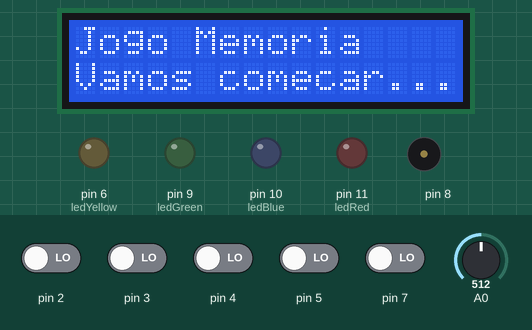
Recording of a sketch running on a simulated Arduino Uno, built with avr-gcc and run on an emulated ATmega328P. Parts: 16×2 character LCD, output pins drawn as LEDs (lit = HIGH), buzzer (waves = sounding). The test bench sets the inputs (shaded band); at power-on: pin 2–5, pin 7 LOW, A0 = 512. Random numbers use the default seed unless the sketch sets one; what the sketch prints to the serial monitor is not drawn.

Above: at 1.1 s.
At 7.5 s:
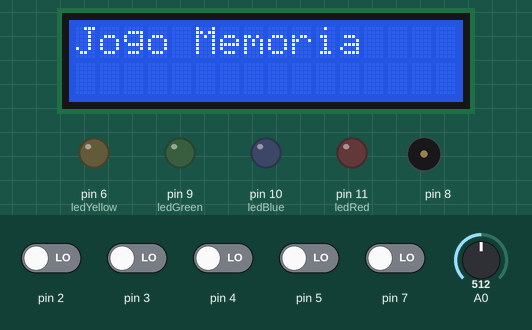
7.6 s: pin 7 driven HIGH
At 8.6 s:
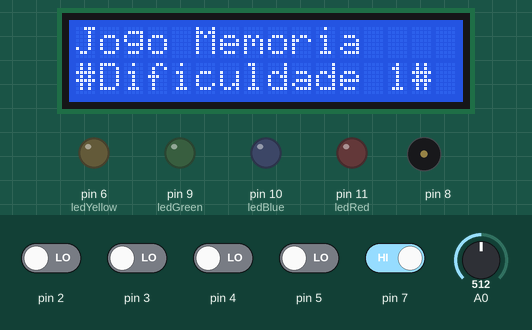
At 14.1 s:
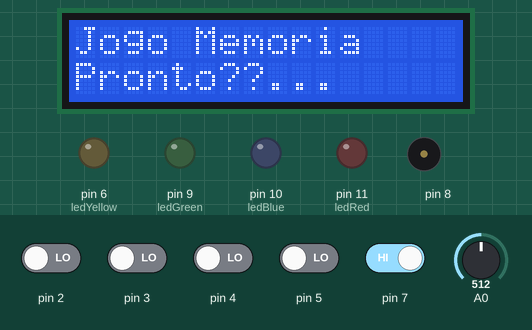
Timing chart, 0 to 33.4 s (numbered marks = the images above; inputs shaded):
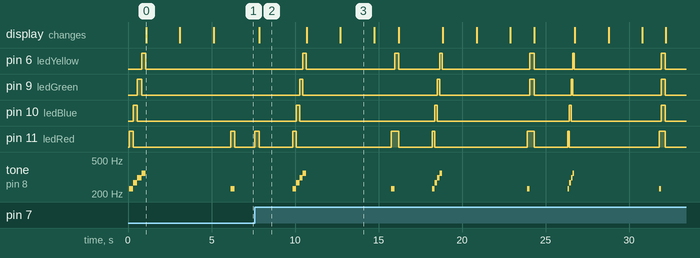

Measured:
- after the input at 7.6 s, pin 6 (ledYellow): LOW → HIGH after 2.9 s, → LOW 0.20 s later, → HIGH 5.3 s later, → LOW 0.25 s later, … (12 changes in this stretch); pin 9 (ledGreen): LOW → HIGH after 2.7 s, → LOW 0.20 s later, → HIGH 8.1 s later, → LOW 0.15 s later, … (10 changes in this stretch)
- what the display in image 0 shows lasts 2.0 s, from 1.1 s to 3.1 s

The sketch:

ProjetoFinal.ino
```cpp
#define NOTA_1  230
#define NOTA_2  270
#define NOTA_3  310
#define NOTA_4  350
#define ledRed	11
#define ledBlue	10
#define ledGreen	9
#define ledYellow	6
#include <LiquidCrystal_I2C.h>
LiquidCrystal_I2C lcd(0x27,16,2);  // set the LCD address to 0x27 for a 16 chars and 2 line display
#include <time.h>

int duracao = 500;
int intervalo = 100;
int pausa = 0;

int buttonRed=0;
int buttonBlue=0;
int buttonGreen=0;
int buttonYellow=0;
int buttonBlack=0; //botão da dificuldade

int lido = 0;
int numClicks = 0; //variável que irá conter o número de vezes que pressionamos um botão
int numTons = 0; //variável que irá conter o número de tons/leds reproduzidos
int nivel = 1; //variável que determina quantos tons/leds irão ser reproduzidos (em sequência)
int dificuldade = 0; ////variável que irá conter o nível de dificuldade

int notas[4] = {NOTA_1, NOTA_2, NOTA_3, NOTA_4};
int desafio[10] = {}; //array que vai conter as notas que ião ser necessárias descobrir


void desligaLeds(){ //apaga os LED's
    digitalWrite(ledYellow,LOW);
  	digitalWrite(ledRed,LOW);
  	digitalWrite(ledBlue,LOW);
  	digitalWrite(ledGreen,LOW);
}

void intro(){//Função para tocar a sequência de notas (ou tons) existentes e acender os leds respetivos - Introdução
    for (int contador = 0; contador < 4; contador++)
  {
    switch (contador) {
      case 0:
      	digitalWrite(ledRed,HIGH);
        break;
      case 1:
      	digitalWrite(ledBlue,HIGH);
        break;
      case 2:
      	digitalWrite(ledGreen,HIGH);
        break;
      case 3:
      	digitalWrite(ledYellow,HIGH);
        break;
      }

    tone(8, notas[contador], duracao); //descomentar para ouvir o som
    pausa = duracao * 0.5;
    delay(pausa);

    desligaLeds();
	  noTone(8);
    }

    lcd.setCursor(0, 0);
  	lcd.print("Jogo Memoria");
  	lcd.setCursor(0, 1);
  	lcd.print("Vamos comecar...");
    delay(2000);
    lcd.setCursor(0, 1);
    lcd.print("Pronto??...          ");
    delay(2000);
    lcd.setCursor(0, 1);
  	lcd.print("                     ");
  	lcd.setBacklight(1);
	  delay(1000);
}

void lcdAcerto(int numero){ //Mostra no LCD o progresso de acertos e mensagens de acertos
	lcd.setCursor(0, 1);

   switch (numero) {
      case 0:
      	lcd.print("                  "); //limpar linha
        break;
      case 1:
      	lcd.print("X");
        break;
      case 2:
      	lcd.print("X X");
        break;
      case 3:
      	lcd.print("X X X");
        break;
      case 4:
      	lcd.print("X X X X");
        break;
     case 5:
      	lcd.print("X X X X X");
        break;
     case 6:
      	lcd.print("X X X X X X");
        break;
     case 7:
      	lcd.print("X X X X X X X");
        break;
     case 8:
      	lcd.print("X X X X X X X X");
        break;
	 case 9: //terminou sequência com sucesso
      	lcd.setCursor(0, 0);
        lcd.print("Boa! Acertaste!!      ");
        lcd.setCursor(0, 1);
        lcd.print("Nivel seguinte...     ");
        delay(2000);
        lcd.setCursor(0, 0);
        lcd.print("Jogo Memoria        ");
        lcd.setCursor(0, 1);
        lcd.print("                   ");
        break;
	case 10: //acertou na sequência mais longa ("VENCE" O JOGO)
      	lcd.setCursor(0, 0);
        lcd.print("PARABENS!           ");
        lcd.setCursor(0, 1);
        lcd.print("GANHASTE!!       ");
        delay(3000);
        break;
      }
}

void lcdErro(){ //função para mostras as mensagens de erro na sequência e informar o utilizador do reinicio do jogo
  lcd.setCursor(0, 0);
  lcd.print("Oh! Falhaste!!     ");
  delay(1500);
  lcd.setCursor(0, 0);
  lcd.print("Vamos tentar        ");
  lcd.setCursor(0, 1);
  lcd.print("de novo!?            ");
  delay(2000);
  lcd.setCursor(0, 0);
  lcd.print("Estas pronto?!      ");
  lcd.setCursor(0, 1);
  lcd.print("Vamos a isto!       ");
  delay(2000);
  lcd.setCursor(0, 0);
  lcd.print("Jogo Memoria        ");
  lcd.setCursor(0, 1);
  lcd.print("Escuta e repete...            ");
}

void mostraDesafio(){ //Função que mostra o conteúdo do array no Serial Monitor (testes)
  for (int contador = 0; contador < 8; contador++)
  {
    Serial.print("[");
    Serial.print(contador);
    Serial.print("]");Serial.print("=>");
    Serial.println(desafio[contador]);
  }
}

void criadesafio(){ //Função para criar o array com "notas" aleatórias
  randomSeed(analogRead(A0));
  for (int contador = 0; contador < 8; contador++)
  {
    desafio[contador]=(random(0, 4));
  }
  mostraDesafio();
}

void  aumentaDificuldade(){ //Função que irá diminuir o tempo de visualização/audição da nota
 if (dificuldade==0){
    digitalWrite(ledRed,HIGH);
   	delay(250);
    digitalWrite(ledRed,LOW);
    lcd.setCursor(0, 1);
    lcd.print("#Dificuldade 1#");
    delay(2000);
 }
 if (dificuldade==1){
    digitalWrite(ledRed,HIGH);
    digitalWrite(ledYellow,HIGH);
   	delay(250);
    digitalWrite(ledRed,LOW);
    digitalWrite(ledYellow,LOW);
    lcd.setCursor(0, 1);
    lcd.print("#Dificuldade 2#");
    delay(2000);
 }
  if (dificuldade==2){
    digitalWrite(ledRed,HIGH);
    digitalWrite(ledYellow,HIGH);
    digitalWrite(ledGreen,HIGH);
   	delay(250);
    digitalWrite(ledRed,LOW);
    digitalWrite(ledYellow,LOW);
    digitalWrite(ledGreen,LOW);
    lcd.setCursor(0, 1);
    lcd.print("#Dificuldade 3#");
    delay(2000);
 }
  if (dificuldade==3){
    digitalWrite(ledRed,HIGH);
    digitalWrite(ledYellow,HIGH);
    digitalWrite(ledGreen,HIGH);
    digitalWrite(ledBlue,HIGH);
   	delay(250);
    digitalWrite(ledRed,LOW);
    digitalWrite(ledYellow,LOW);
    digitalWrite(ledGreen,LOW);
    digitalWrite(ledBlue,LOW);
    lcd.setCursor(0, 1);
    lcd.print("#Dificuldade 4#");
    delay(2000);
 }

 if(dificuldade<4){
  dificuldade++;
  duracao = duracao-100;
 }else{
  dificuldade=0;
  duracao = 500;
  lcd.setCursor(0, 1);
  lcd.print("#Dificuldade 0#");
  delay(2000);
 }

  criadesafio();
  intro();
  Serial.println("######################################");
  numClicks=0;
  lcdAcerto(0); //limpa o "contador" de "acertos"
  numTons=0;
  nivel=1;
  led_nota(desafio[0]);//toca a primeira nota do desafio
}

void led_nota(int nota){//Função para tocar as notas e acender os leds respetivos
    switch (nota) {
      case 0:
      	digitalWrite(ledRed,HIGH);
        break;
      case 1:
      	digitalWrite(ledBlue,HIGH);
        break;
      case 2:
      	digitalWrite(ledGreen,HIGH);
        break;
      case 3:
      	digitalWrite(ledYellow,HIGH);
        break;
      }

    tone(8, notas[nota], duracao); //descomentar para ouvir o som
    pausa = duracao * 0.5;
    delay(pausa);
    noTone(8);
    //delay(intervalo);
    desligaLeds(); //Apagar os LEDs
}

void tocaErro(){ //Toca o som do erro e desliga os leds
	  tone(8, 150 , duracao*4);
  	  delay(200);
  	  noTone(8);
      desligaLeds();
  	  delay(500);
}

void tocaCerto(int som){ //Toca o som da nota -> acertada
	  tone(8, som , duracao);
  	  //int pausa = duracao * 0.2;
      delay(250);
  	  noTone(8);
  	  desligaLeds();
      delay(200);
}

void verificaLido(int botao){ //Função "principal" para verificação das sequências de "Clicks"
  if ((botao!=desafio[numTons]))//falhou sequência - RECOMEÇAR!!!
   	{
	  	tocaErro(); //toca o som de erro
    	lcdErro(); // mostra as mensagens de erro no LCD

    	numClicks=0;
    	lcdAcerto(0); //limpa o "contador" de "acertos"
    	led_nota(desafio[0]);
    	numTons=0;
    	nivel=1;
    }
    else//acertou!! continuar...
    {
      tocaCerto(notas[botao]); //chama a função 'tocaCerto' que toca o "tom"/"nota" (no array 'notas') associado ao botão (index) pressionado

      numTons++;
      lcdAcerto(numTons);
      if ((numClicks==8)&&(nivel==8)) //FINAL DO JOGO - ACERTO NA SEQUENCIA COMPLETA
  		{
    	  //Serial.println("GANHOU O JOGO!!"); //TESTES
		    lcdAcerto(10);//mostra mensagem de conclusão e fim do jogo
       	}
  	  else //Acertou num dos "tons"/"led" da sequência
  		{
          if((numClicks==numTons)&&(numClicks==nivel)) //Se o número de "clicks" coincide com o número de "tons"/"leds" e é também igual ao "nível" que se encontra então quer dizer que terminou a sequencia intermédia
          {
            nivel++; //aumentar o nível
            lcdAcerto(9);//mostra mensagem fim de sequencia

            	for (int i=0; i<numTons+1; i++) //reproduz os "tons"/"leds" do próximo nível
      			{
        			led_nota(desafio[i]);
              delay(300); //??
      			}
            	numClicks=0; //reiniciar o número de "clicks" e "tons"
            	numTons=0;
          }
          else //ainda não chegámos ao final da sequencia
          {
            // aqui não acontece nada!
          }
        }
    }
}

void setup()   /******** SETUP ***********/
{
  lcd.init(); //Inicializar LCD
  lcd.setBacklight(HIGH);
  Serial.begin(9600);
  //LEDs
  pinMode(11,OUTPUT);
  pinMode(10,OUTPUT);
  pinMode(9,OUTPUT);
  pinMode(6,OUTPUT);
  //Botões
  pinMode(5,INPUT);
  pinMode(4,INPUT);
  pinMode(3,INPUT);
  pinMode(2,INPUT);
  pinMode(7,INPUT);

  intro();//toca as notas e acende os leds
  criadesafio();//criar o array com notas aleatórias
  led_nota(desafio[0]);//toca a primeira nota do desafio

}

void loop() { /******** LOOP ***********/
  buttonRed = digitalRead(2);
  buttonBlue = digitalRead(3);
  buttonGreen = digitalRead(4);
  buttonYellow = digitalRead(5);
  buttonBlack = digitalRead(7);

  if (buttonRed == HIGH) {
    digitalWrite(ledRed,HIGH);
    numClicks++;
    verificaLido(0);
   	delay(250);
    digitalWrite(ledRed,LOW);
	  }

  if (buttonBlue == HIGH) {
    digitalWrite(ledBlue,HIGH);
    numClicks++;
	  verificaLido(1);
    delay(250);
    digitalWrite(ledBlue,LOW);
  }

  if (buttonGreen == HIGH) {
    digitalWrite(ledGreen,HIGH);
    numClicks++;
	  verificaLido(2);
    delay(250);
    digitalWrite(ledGreen,LOW);
  }

  if (buttonYellow == HIGH) {
    digitalWrite(ledYellow,HIGH);
    numClicks++;
    verificaLido(3);
    delay(250);
    digitalWrite(ledYellow,LOW);
  }

    if (buttonBlack == HIGH) {
      aumentaDificuldade();
  }
}
```
